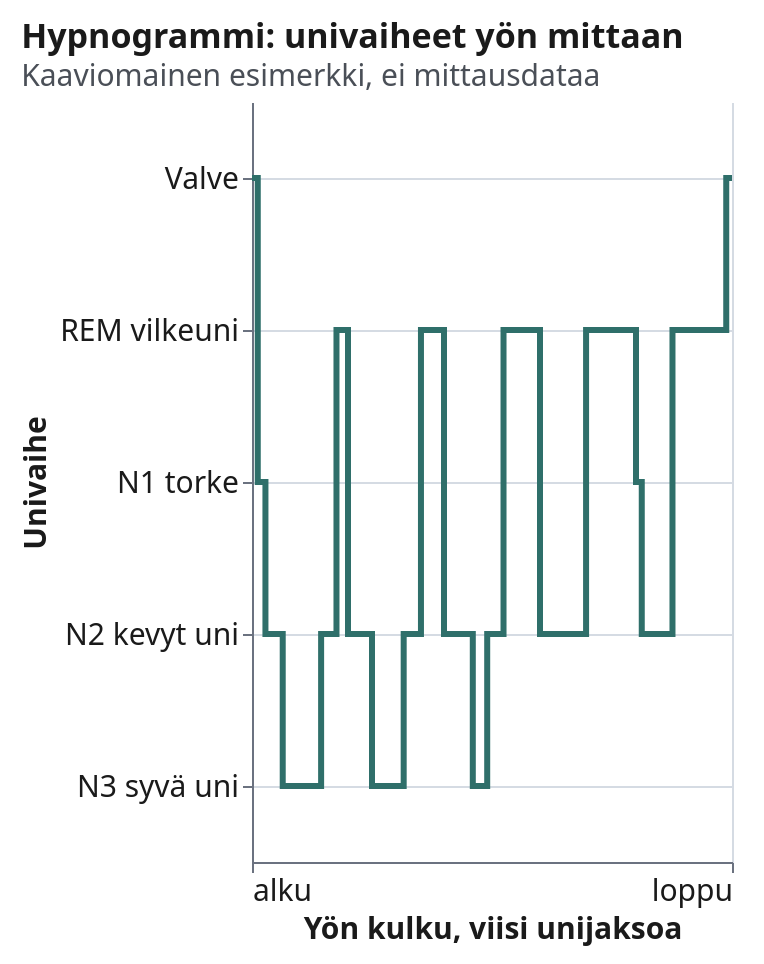

The Vega-Lite source for this figure:
### Vega-Lite specification from a JSON file in a GitHub repository (floating-point values rounded to 4 significant figures)
{"$schema": "https://vega.github.io/schema/vega-lite/v5.json", "description": "Kaaviomainen hypnogrammi itse laaditulla esimerkkiaineistolla: univaiheet viiden unijakson aikana. Ei mittausdataa eikä kellonaikoja.", "title": {"text": "Hypnogrammi: univaiheet yön mittaan", "subtitle": "Kaaviomainen esimerkki, ei mittausdataa", "anchor": "start"}, "width": 240, "height": 380, "background": "#ffffff", "padding": 10, "data": {"values": [{"jakso": 0, "vaihe": "Valve", "jarjestys": 0}, {"jakso": 0.06, "vaihe": "N1 torke", "jarjestys": 1}, {"jakso": 0.14, "vaihe": "N2 kevyt uni", "jarjestys": 2}, {"jakso": 0.32, "vaihe": "N3 syvä uni", "jarjestys": 3}, {"jakso": 0.72, "vaihe": "N2 kevyt uni", "jarjestys": 4}, {"jakso": 0.88, "vaihe": "REM vilkeuni", "jarjestys": 5}, {"jakso": 1.0, "vaihe": "N2 kevyt uni", "jarjestys": 6}, {"jakso": 1.25, "vaihe": "N3 syvä uni", "jarjestys": 7}, {"jakso": 1.58, "vaihe": "N2 kevyt uni", "jarjestys": 8}, {"jakso": 1.76, "vaihe": "REM vilkeuni", "jarjestys": 9}, {"jakso": 2.0, "vaihe": "N2 kevyt uni", "jarjestys": 10}, {"jakso": 2.3, "vaihe": "N3 syvä uni", "jarjestys": 11}, {"jakso": 2.45, "vaihe": "N2 kevyt uni", "jarjestys": 12}, {"jakso": 2.62, "vaihe": "REM vilkeuni", "jarjestys": 13}, {"jakso": 3.0, "vaihe": "N2 kevyt uni", "jarjestys": 14}, {"jakso": 3.48, "vaihe": "REM vilkeuni", "jarjestys": 15}, {"jakso": 4.0, "vaihe": "N1 torke", "jarjestys": 16}, {"jakso": 4.06, "vaihe": "N2 kevyt uni", "jarjestys": 17}, {"jakso": 4.38, "vaihe": "REM vilkeuni", "jarjestys": 18}, {"jakso": 4.94, "vaihe": "Valve", "jarjestys": 19}, {"jakso": 5.0, "vaihe": "Valve", "jarjestys": 20}]}, "mark": {"type": "line", "interpolate": "step-after", "strokeWidth": 3, "color": "#2f6f6a", "aria": false}, "encoding": {"x": {"field": "jakso", "type": "quantitative", "scale": {"domain": [0, 5], "nice": false}, "axis": {"title": "Yön kulku, viisi unijaksoa", "values": [0, 5], "grid": true, "aria": false, "labelExpr": "datum.value == 0 ? 'alku' : 'loppu'"}}, "y": {"field": "vaihe", "type": "nominal", "sort": ["Valve", "REM vilkeuni", "N1 torke", "N2 kevyt uni", "N3 syvä uni"], "scale": {"domain": ["Valve", "REM vilkeuni", "N1 torke", "N2 kevyt uni", "N3 syvä uni"]}, "axis": {"title": "Univaihe", "grid": true, "aria": false}}, "order": {"field": "jarjestys", "type": "quantitative"}}, "config": {"aria": false, "font": "system-ui, -apple-system, Segoe UI, Roboto, Arial, sans-serif", "locale": {"number": {"decimal": ",", "thousands": " ", "grouping": [3], "currency": ["", " €"]}}, "axis": {"labelColor": "#1a1a1a", "titleColor": "#1a1a1a", "labelFontSize": 15, "titleFontSize": 15, "gridColor": "#d5dbe3", "domainColor": "#6b7280", "tickColor": "#6b7280", "labelLimit": 140}, "title": {"color": "#1a1a1a", "subtitleColor": "#4a4f57", "fontSize": 17, "subtitleFontSize": 15}, "view": {"stroke": null}}}
